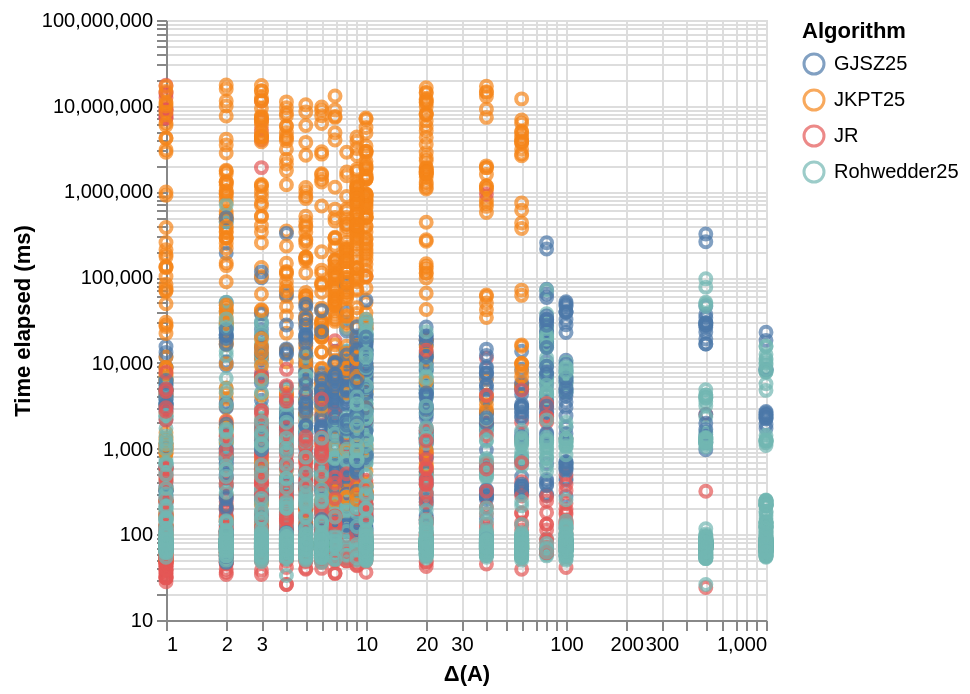
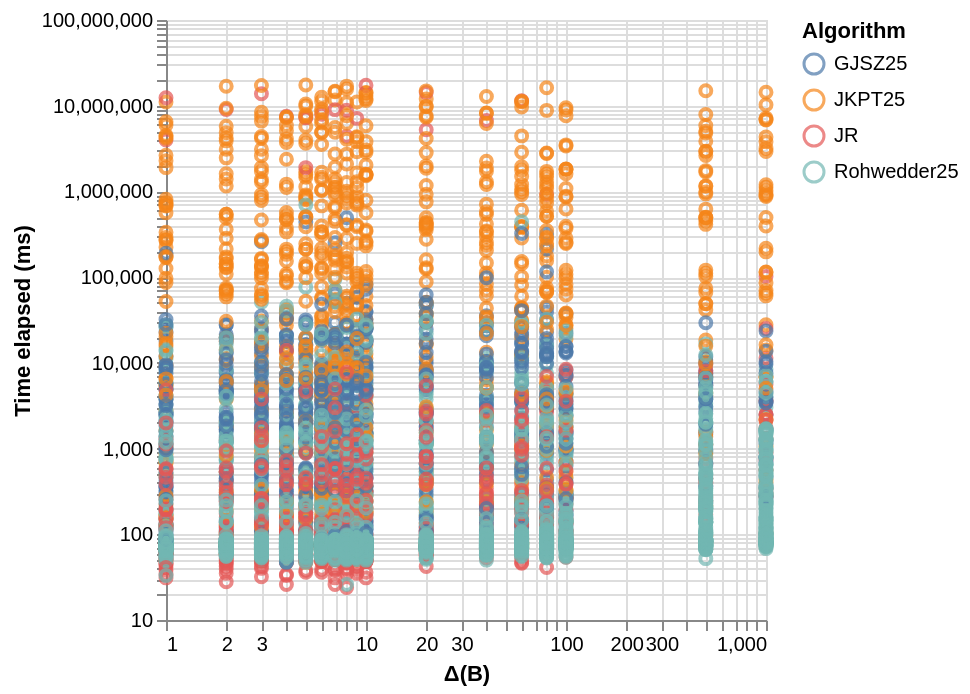
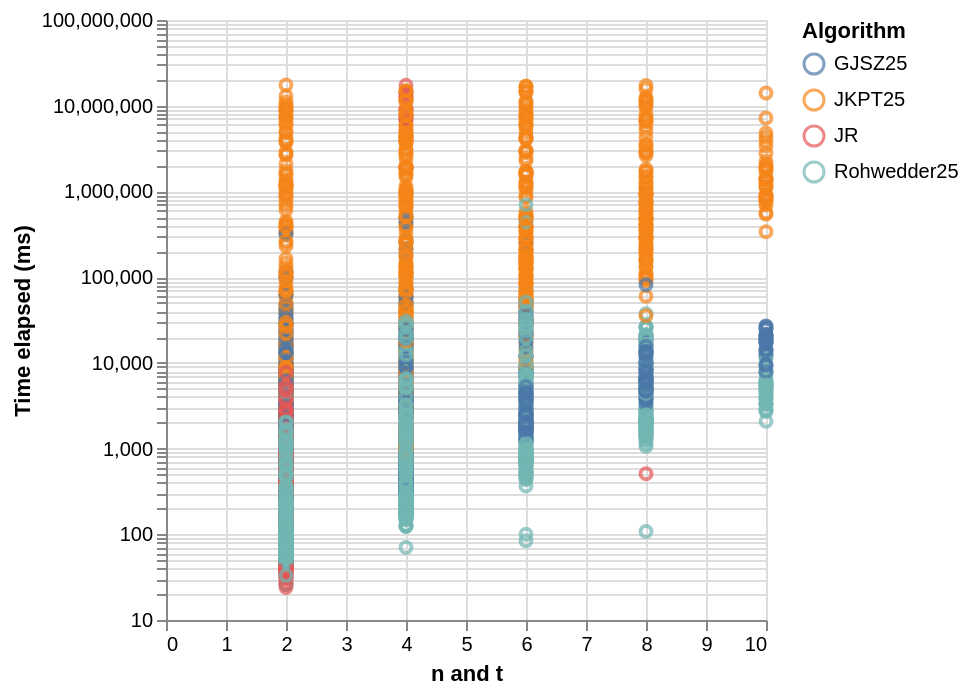
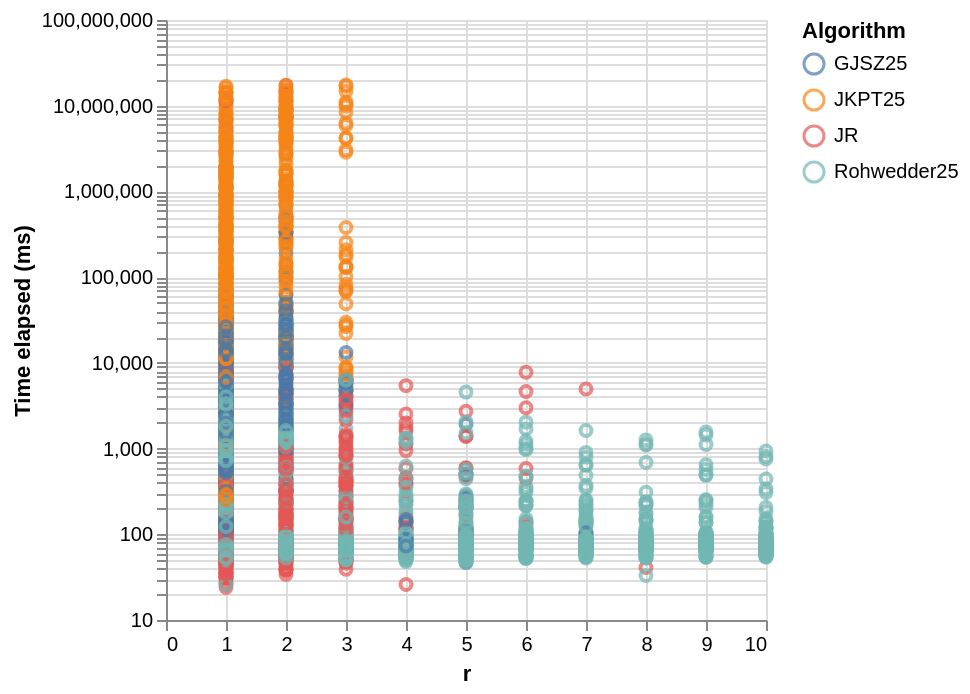

These figures' notebook cell, in order:
### Markdown cell above
#### Results grouped by a single attribute

### Code cell
inputs = ["delta_a", "delta_b", "n/t", "r"]

titles = {
    "delta_a": "Δ(A)",
    "delta_b": "Δ(B)",
    "n/t": "n and t",
    "r": "r"
}

for x in inputs:

    x_scale = (
        alt.Scale(type="log")
        if x in ["delta_a", "delta_b"]
        else alt.Scale(type="linear")
    )

    chart = alt.Chart(df_finished).mark_point().encode(
        x=alt.X(
            f"{x}:Q",
            title=titles[x],
            scale=x_scale
        ),
        y=alt.Y(
            "elapsed:Q",
            title="Time elapsed (ms)",
            scale=alt.Scale(type="log")
        ),
        color="algorithm:N",
    ).properties(
        title=f"Time elapsed based on {titles[x]}"
    )

titles = {
    "delta_a": "Δ(A)",
    "delta_b": "Δ(B)",
    "n/t": "n and t",
    "r": "r"
}

filenames = {
    "delta_a": "runtime_by_delta_a.pdf",
    "delta_b": "runtime_by_delta_b.pdf",
    "n/t": "runtime_by_n_t.pdf",
    "r": "runtime_by_r.pdf"
}

for x in inputs:
    x_scale = (
        alt.Scale(type="log")
        if x in ["delta_a", "delta_b"]
        else alt.Scale(type="linear")
    )

    chart = alt.Chart(df_finished).mark_point().encode(
        x=alt.X(
            f"{x}:Q",
            title=titles[x],
            scale=x_scale
        ),
        y=alt.Y(
            "elapsed:Q",
            title="Time elapsed (ms)",
            scale=alt.Scale(type="log")
        ),
        color=alt.Color("algorithm:N", legend=alt.Legend(title="Algorithm"))
    )

    chart.save(filenames[x])

    display(chart)

### Figure 1 — Vega specification as saved in the notebook (floating-point values rounded to 4 significant figures; data arrays with more than 128 entries replaced by an {"elided": "..."} marker saying what was removed)
{"$schema": "https://vega.github.io/schema/vega/v6.json", "data": [{"name": "source_0", "values": {"elided": "5088 records"}}, {"name": "source_0_color_domain_algorithm", "values": [{"algorithm": "Rohwedder25"}, {"algorithm": "GJSZ25"}, {"algorithm": "JR"}, {"algorithm": "JKPT25"}]}], "marks": [{"type": "symbol", "name": "marks", "from": {"data": "source_0"}, "encode": {"update": {"x": {"field": "delta_a", "scale": "x"}, "fill": {"value": "transparent"}, "y": {"field": "elapsed", "scale": "y"}, "opacity": {"value": 0.7}, "stroke": {"field": "algorithm", "scale": "color"}}}, "style": ["point"]}], "scales": [{"name": "x", "type": "log", "domain": {"data": "source_0", "field": "delta_a"}, "range": [0, {"signal": "width"}], "nice": true}, {"name": "y", "type": "log", "domain": {"data": "source_0", "field": "elapsed"}, "range": [{"signal": "height"}, 0], "nice": true}, {"name": "color", "type": "ordinal", "domain": {"data": "source_0_color_domain_algorithm", "field": "algorithm", "sort": true}, "range": "category"}], "axes": [{"scale": "x", "orient": "bottom", "ticks": false, "gridScale": "y", "domain": false, "aria": false, "maxExtent": 0, "zindex": 0, "labels": false, "grid": true, "minExtent": 0}, {"scale": "y", "labels": false, "domain": false, "ticks": false, "maxExtent": 0, "minExtent": 0, "orient": "left", "gridScale": "x", "aria": false, "grid": true, "zindex": 0}, {"scale": "x", "orient": "bottom", "labelOverlap": "greedy", "grid": false, "zindex": 0, "labelFlush": true, "title": "Δ(A)"}, {"scale": "y", "orient": "left", "title": "Time elapsed (ms)", "grid": false, "zindex": 0, "labelOverlap": "greedy"}], "style": "cell", "background": "white", "width": 300, "legends": [{"title": "Algorithm", "stroke": "color", "symbolType": "circle", "encode": {"symbols": {"update": {"fill": {"value": "transparent"}, "opacity": {"value": 0.7}}}}}], "padding": 5, "height": 300}

### Figure 2 — Vega specification as saved in the notebook (floating-point values rounded to 4 significant figures; data arrays with more than 128 entries replaced by an {"elided": "..."} marker saying what was removed)
{"$schema": "https://vega.github.io/schema/vega/v6.json", "data": [{"name": "source_0", "values": {"elided": "5088 records"}}, {"name": "source_0_color_domain_algorithm", "values": [{"algorithm": "Rohwedder25"}, {"algorithm": "GJSZ25"}, {"algorithm": "JR"}, {"algorithm": "JKPT25"}]}], "marks": [{"type": "symbol", "name": "marks", "from": {"data": "source_0"}, "encode": {"update": {"x": {"field": "delta_b", "scale": "x"}, "stroke": {"field": "algorithm", "scale": "color"}, "fill": {"value": "transparent"}, "y": {"field": "elapsed", "scale": "y"}, "opacity": {"value": 0.7}}}, "style": ["point"]}], "scales": [{"name": "x", "type": "log", "domain": {"data": "source_0", "field": "delta_b"}, "range": [0, {"signal": "width"}], "nice": true}, {"name": "y", "type": "log", "domain": {"data": "source_0", "field": "elapsed"}, "range": [{"signal": "height"}, 0], "nice": true}, {"name": "color", "type": "ordinal", "domain": {"data": "source_0_color_domain_algorithm", "field": "algorithm", "sort": true}, "range": "category"}], "axes": [{"scale": "x", "ticks": false, "grid": true, "minExtent": 0, "zindex": 0, "orient": "bottom", "labels": false, "aria": false, "maxExtent": 0, "domain": false, "gridScale": "y"}, {"scale": "y", "orient": "left", "grid": true, "zindex": 0, "labels": false, "domain": false, "aria": false, "gridScale": "x", "maxExtent": 0, "minExtent": 0, "ticks": false}, {"scale": "x", "grid": false, "orient": "bottom", "labelFlush": true, "labelOverlap": "greedy", "zindex": 0, "title": "Δ(B)"}, {"scale": "y", "orient": "left", "grid": false, "zindex": 0, "labelOverlap": "greedy", "title": "Time elapsed (ms)"}], "background": "white", "height": 300, "legends": [{"title": "Algorithm", "stroke": "color", "symbolType": "circle", "encode": {"symbols": {"update": {"fill": {"value": "transparent"}, "opacity": {"value": 0.7}}}}}], "padding": 5, "style": "cell", "width": 300}

### Figure 3 — Vega specification as saved in the notebook (floating-point values rounded to 4 significant figures; data arrays with more than 128 entries replaced by an {"elided": "..."} marker saying what was removed)
{"$schema": "https://vega.github.io/schema/vega/v6.json", "data": [{"name": "source_0", "values": {"elided": "5088 records"}}, {"name": "source_0_x_domain_n/t", "values": [{"min": 2, "max": 10}]}, {"name": "source_0_color_domain_algorithm", "values": [{"algorithm": "Rohwedder25"}, {"algorithm": "GJSZ25"}, {"algorithm": "JR"}, {"algorithm": "JKPT25"}]}], "marks": [{"type": "symbol", "name": "marks", "from": {"data": "source_0"}, "encode": {"update": {"opacity": {"value": 0.7}, "fill": {"value": "transparent"}, "stroke": {"field": "algorithm", "scale": "color"}, "y": {"field": "elapsed", "scale": "y"}, "x": {"field": "n/t", "scale": "x"}}}, "style": ["point"]}], "scales": [{"name": "x", "type": "linear", "domain": [{"signal": "(data(\"source_0_x_domain_n/t\")[0] || {}).min"}, {"signal": "(data(\"source_0_x_domain_n/t\")[0] || {}).max"}], "range": [0, {"signal": "width"}], "zero": true, "nice": true}, {"name": "y", "type": "log", "domain": {"data": "source_0", "field": "elapsed"}, "range": [{"signal": "height"}, 0], "nice": true}, {"name": "color", "type": "ordinal", "domain": {"data": "source_0_color_domain_algorithm", "field": "algorithm", "sort": true}, "range": "category"}], "axes": [{"scale": "x", "grid": true, "tickCount": {"signal": "ceil(width/40)"}, "aria": false, "zindex": 0, "orient": "bottom", "gridScale": "y", "labels": false, "minExtent": 0, "maxExtent": 0, "domain": false, "ticks": false}, {"scale": "y", "zindex": 0, "labels": false, "gridScale": "x", "minExtent": 0, "aria": false, "ticks": false, "orient": "left", "grid": true, "domain": false, "maxExtent": 0}, {"scale": "x", "tickCount": {"signal": "ceil(width/40)"}, "title": "n and t", "zindex": 0, "grid": false, "labelFlush": true, "orient": "bottom", "labelOverlap": true}, {"scale": "y", "labelOverlap": "greedy", "zindex": 0, "orient": "left", "grid": false, "title": "Time elapsed (ms)"}], "width": 300, "background": "white", "padding": 5, "height": 300, "style": "cell", "legends": [{"title": "Algorithm", "stroke": "color", "symbolType": "circle", "encode": {"symbols": {"update": {"fill": {"value": "transparent"}, "opacity": {"value": 0.7}}}}}]}

### Figure 4 — Vega specification as saved in the notebook (floating-point values rounded to 4 significant figures; data arrays with more than 128 entries replaced by an {"elided": "..."} marker saying what was removed)
{"$schema": "https://vega.github.io/schema/vega/v6.json", "data": [{"name": "source_0", "values": {"elided": "5088 records"}}, {"name": "source_0_x_domain_r", "values": [{"min": 1, "max": 10}]}, {"name": "source_0_color_domain_algorithm", "values": [{"algorithm": "Rohwedder25"}, {"algorithm": "GJSZ25"}, {"algorithm": "JR"}, {"algorithm": "JKPT25"}]}], "marks": [{"type": "symbol", "name": "marks", "from": {"data": "source_0"}, "encode": {"update": {"y": {"field": "elapsed", "scale": "y"}, "x": {"field": "r", "scale": "x"}, "opacity": {"value": 0.7}, "stroke": {"field": "algorithm", "scale": "color"}, "fill": {"value": "transparent"}}}, "style": ["point"]}], "scales": [{"name": "x", "type": "linear", "domain": [{"signal": "(data(\"source_0_x_domain_r\")[0] || {}).min"}, {"signal": "(data(\"source_0_x_domain_r\")[0] || {}).max"}], "range": [0, {"signal": "width"}], "nice": true, "zero": true}, {"name": "y", "type": "log", "domain": {"data": "source_0", "field": "elapsed"}, "range": [{"signal": "height"}, 0], "nice": true}, {"name": "color", "type": "ordinal", "domain": {"data": "source_0_color_domain_algorithm", "field": "algorithm", "sort": true}, "range": "category"}], "axes": [{"scale": "x", "labels": false, "gridScale": "y", "tickCount": {"signal": "ceil(width/40)"}, "orient": "bottom", "domain": false, "minExtent": 0, "zindex": 0, "grid": true, "ticks": false, "aria": false, "maxExtent": 0}, {"scale": "y", "domain": false, "grid": true, "aria": false, "ticks": false, "orient": "left", "maxExtent": 0, "zindex": 0, "gridScale": "x", "labels": false, "minExtent": 0}, {"scale": "x", "title": "r", "zindex": 0, "orient": "bottom", "tickCount": {"signal": "ceil(width/40)"}, "grid": false, "labelFlush": true, "labelOverlap": true}, {"scale": "y", "labelOverlap": "greedy", "orient": "left", "grid": false, "title": "Time elapsed (ms)", "zindex": 0}], "legends": [{"title": "Algorithm", "stroke": "color", "symbolType": "circle", "encode": {"symbols": {"update": {"fill": {"value": "transparent"}, "opacity": {"value": 0.7}}}}}], "padding": 5, "height": 300, "style": "cell", "background": "white", "width": 300}
